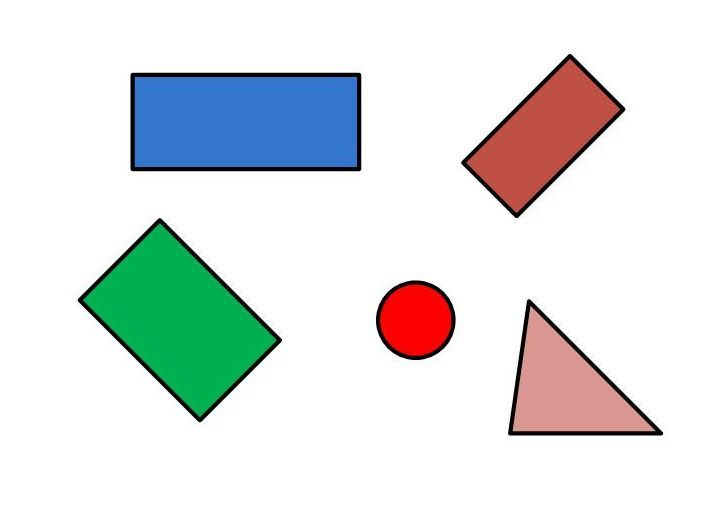
//> input picture shapes.jpg, 720 x 515 px
$ ./main shapes.jpg   (built with g++ and OpenCV 4)
//> lines starting //> are read from the running program, lines starting //| are printed output that depends on the picture; after the words box and inside, x2 and y2 are one past the last pixel; in counts of white or black regions, pixels touching at a corner belong together
#include <iostream>
#include <opencv2/opencv.hpp>
#include <opencv2/highgui/highgui.hpp>
#include <opencv2/imgproc/imgproc.hpp>

using namespace cv;
using namespace std;
RNG rng(12345);

/*
 * main.cpp
 *
 * this code reconize geometric shapes and compute some moments
 *  Created on: July, 2018
 *  Author: Agustin Ortega
 *  Email: aortega.jim@gmail.com
 */


class shapeDetector{

	public:
		shapeDetector(){};

		void detect(const vector<Point>& c){

		  // perimeter and area
		  perimeter = arcLength(c, true);
		  area = contourArea(c);

		  // center
		  Moments mm = moments(c, false);

		  center = Point(mm.m10/mm.m00, mm.m01/mm.m00);


		  // depends of the sides we can compute the shape
	          vector<Point> approx;
		  approxPolyDP(c, approx, 0.04 * perimeter,true );

		  shape = findShape(approx);
		};

		// here we decide what shape is
		string findShape(const vector<Point>& approx){

		  if(approx.size() == 3){
	            return "triangle";
		  }
		  else if (approx.size() == 4){
		    return "rectangle";
		  }
		  else{

		    return "circle";
		  }
		};

		string getShape(){
		  return shape;
		};

		float getArea(){
		  return area;
		};

		float getPerimeter(){

		  return perimeter;
		};

		Point getCenter(){

	          return center;
		};


	private:
		string shape = "none";
		float area = 0;
		float perimeter = 0;
		Point center;
};


int main(int argc, const char * argv[]){

  string fileName;

  if(argc == 2){

    fileName = argv[1];

  }else{

  	cout << "you need an argument please try ./ShapeRecognition <image>";
  }

  // read file
  Mat im = imread(fileName, CV_LOAD_IMAGE_GRAYSCALE);
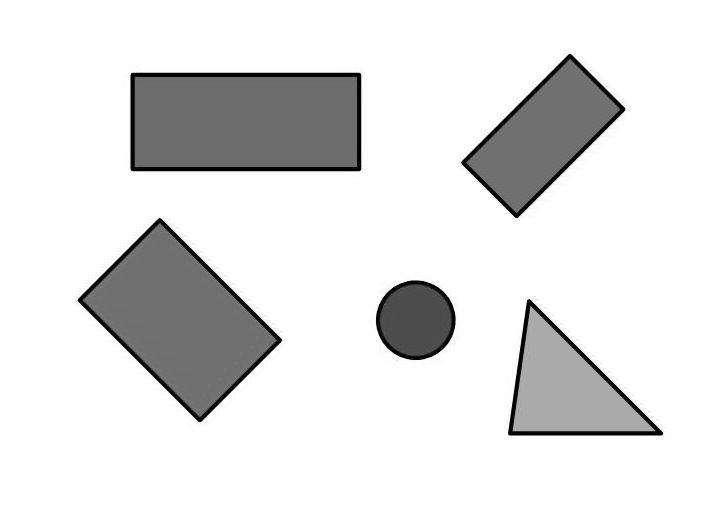
//> im: 515 rows x 720 cols, CV_8UC1; min 0, max 255, mean 225.3


  // we segment by threshold (very simple one)
  Mat dst,srcCanny;
  double otsu;
  otsu = threshold( im, dst,190, 255,  CV_THRESH_BINARY | CV_THRESH_OTSU );
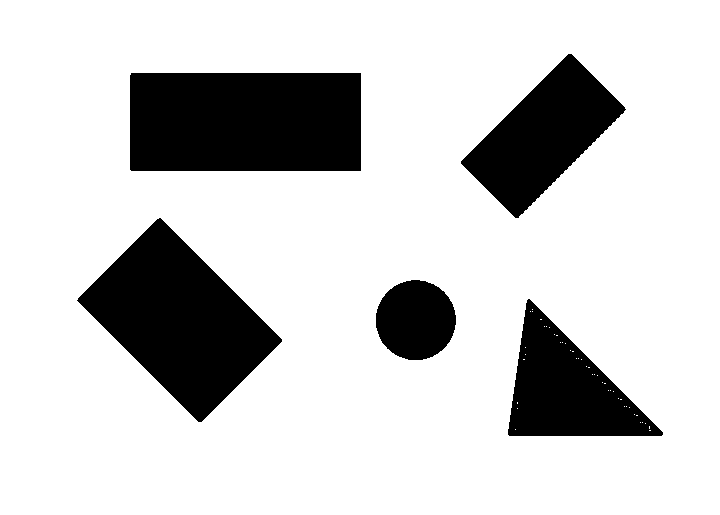
//> dst: 515 rows x 720 cols, CV_8UC1; 80.7% white; 5 black regions, box (x1, y1, x2, y2) and area: (130, 73, 361, 171) 22635, (77, 218, 282, 422) 20495, (461, 54, 626, 218) 12478, (508, 299, 663, 436) 10991, (376, 280, 456, 360) 5012
//> otsu = 178
  Canny(dst, srcCanny, otsu, otsu * 2, 3, true);
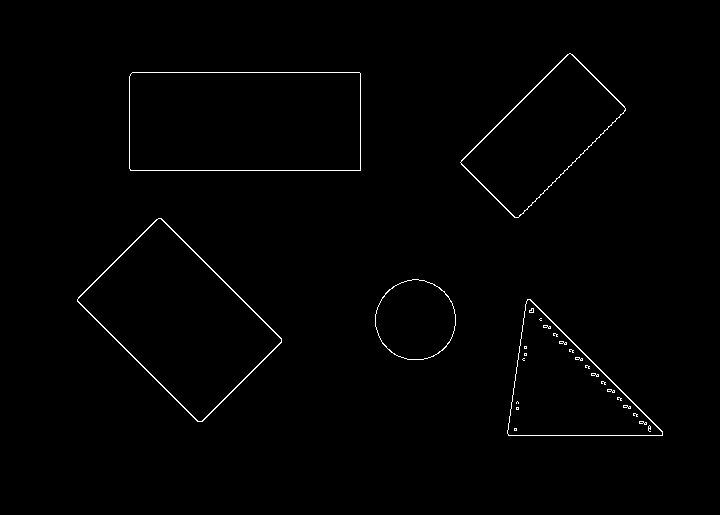
//> srcCanny: 515 rows x 720 cols, CV_8UC1; 0.85% white in thin lines or dots, all inside (x1, y1, x2, y2) = (77, 53, 663, 436)

  vector<vector<Point> > contours;
  vector<Vec4i> hierarchy;

  findContours(srcCanny, contours, hierarchy, CV_RETR_EXTERNAL, CV_CHAIN_APPROX_SIMPLE, Point(0, 0));
//> contours = 5 contours; box (x1, y1, x2, y2) and area: (129, 72, 361, 171) 22630, (77, 218, 282, 422) 20690, (460, 53, 626, 218) 12596, (507, 299, 663, 436) 11082, (375, 279, 456, 360) 5025

  vector<shapeDetector> shapedetector(contours.size());
//> shapedetector = 5 items

  Mat drawing = Mat::zeros(srcCanny.size(), CV_8UC3);
  int fontFace = FONT_HERSHEY_SCRIPT_SIMPLEX;
  double fontScale = 0.5;
  int thickness = 1;

  for(int i = 0; i< contours.size(); i++){

    shapedetector[i].detect(contours[i]);

    Scalar color = Scalar(rng.uniform(0, 255), rng.uniform(0, 255), rng.uniform(0, 255));
    drawContours(drawing, contours, i, color, 2, 8, hierarchy, 0, Point());

    circle(drawing, shapedetector[i].getCenter(), 2, Scalar(0,0,255));

    string text ="shape: "+ shapedetector[i].getShape();

    putText(drawing, text,shapedetector[i].getCenter()+Point(10,0), fontFace, fontScale,
        Scalar::all(255), thickness, 8);

    text ="area: "+  std::to_string(shapedetector[i].getArea());//+ " perimeter: "+std::to_string(shapedetector[i].getPerimeter());
    putText(drawing, text,shapedetector[i].getCenter()+Point(10,15), fontFace, fontScale,
        Scalar::all(255), thickness, 8);

    text ="perimeter: "+std::to_string(shapedetector[i].getPerimeter());
    putText(drawing, text,shapedetector[i].getCenter()+Point(10,30), fontFace, fontScale, Scalar::all(255), thickness, 8);

    text = "shape: "+ shapedetector[i].getShape()+" area: "+
    std::to_string(shapedetector[i].getArea())+" perimeter: "+
    std::to_string(shapedetector[i].getPerimeter())+
    "center (x,y): ("+ std::to_string(shapedetector[i].getCenter().x)+","+ std::to_string(shapedetector[i].getCenter().y)+")";
    cout<< text<<endl;

  }
//> this loop made 5 passes
//> (perimeter in detect, area in detect, center in detect, shape in detect) on passes 2 to 5: (266.1, 5025, Point(415, 319), "circle"), (580.3, 20689.5, Point(179, 319), "rectangle"), (655.1, 22630.5, Point(244, 121), "rectangle"), (484, 12595.5, Point(542, 135), "rectangle")
//| shape: triangle area: 11082.500000 perimeter: 492.374664center (x,y): (566,388)
//| shape: circle area: 5025.000000 perimeter: 266.107635center (x,y): (415,319)
//| shape: rectangle area: 20689.500000 perimeter: 580.271179center (x,y): (179,319)
//| shape: rectangle area: 22630.500000 perimeter: 655.071045center (x,y): (244,121)
//| shape: rectangle area: 12595.500000 perimeter: 484.021423center (x,y): (542,135)
//> pass 1, `putText(drawing, text,shapedetector[i].getCenter()+Point(10,15), fontF..`:
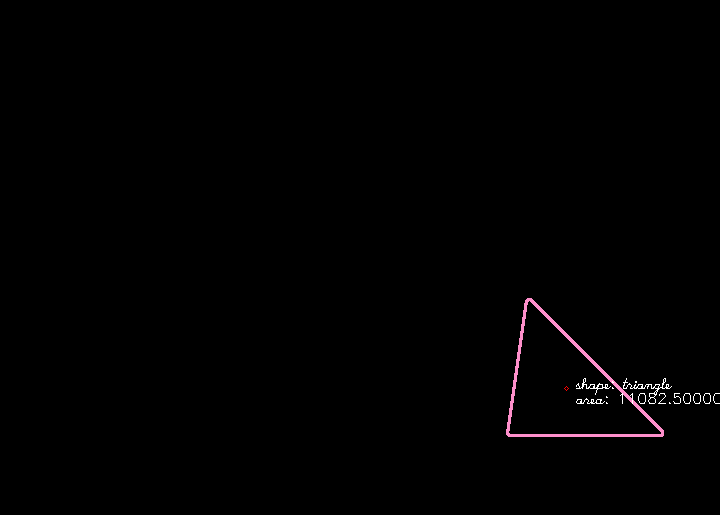
//> drawing: 515 rows x 720 cols, CV_8UC3; mean B, G, R 1.3, 1, 1.5
//> pass 1, `putText(drawing, text,shapedetector[i].getCenter()+Point(10,30), fontF..`:
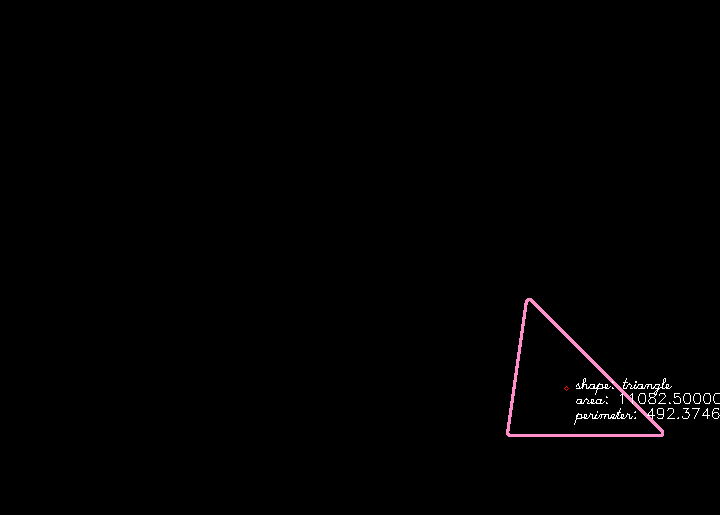
//> drawing: 515 rows x 720 cols, CV_8UC3; 0.09% of pixels changed, all inside (x1, y1, x2, y2) = (574, 408, 720, 425)
//> pass 2, `putText(drawing, text,shapedetector[i].getCenter()+Point(10,0), fontFa..`:
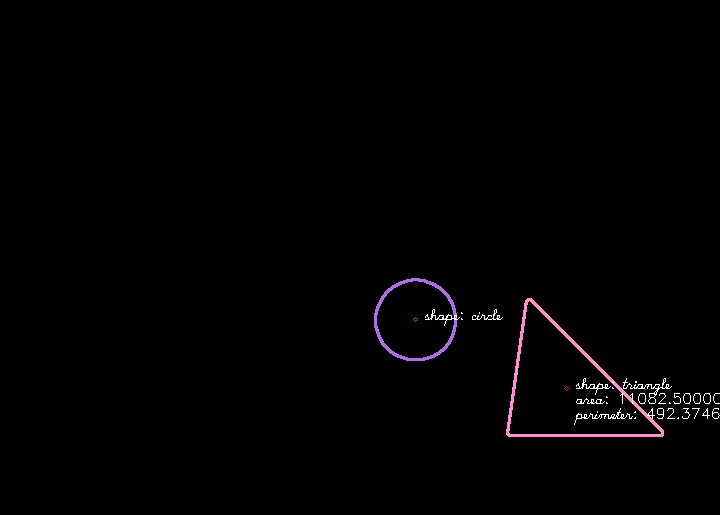
//> drawing: 515 rows x 720 cols, CV_8UC3; 0.29% of pixels changed, all inside (x1, y1, x2, y2) = (374, 278, 503, 361)
//> after the loop:
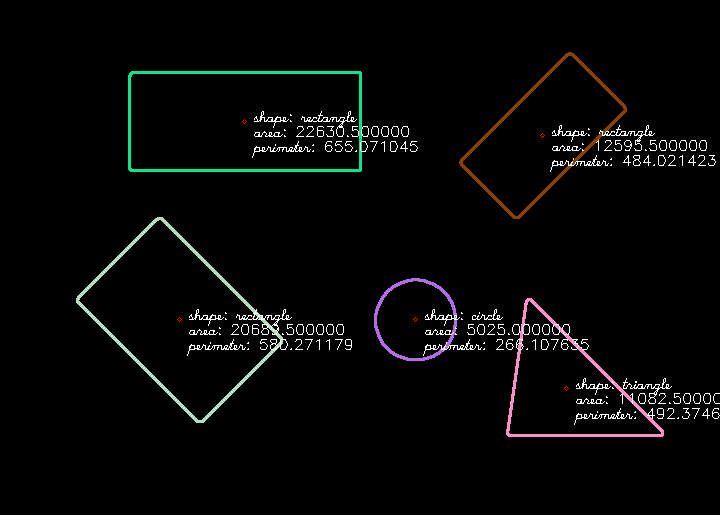
//> drawing: 515 rows x 720 cols, CV_8UC3; 2.55% of pixels changed, all inside (x1, y1, x2, y2) = (76, 52, 716, 423)


  imshow("Contours", drawing);

  waitKey(0);


  return 0;
}
